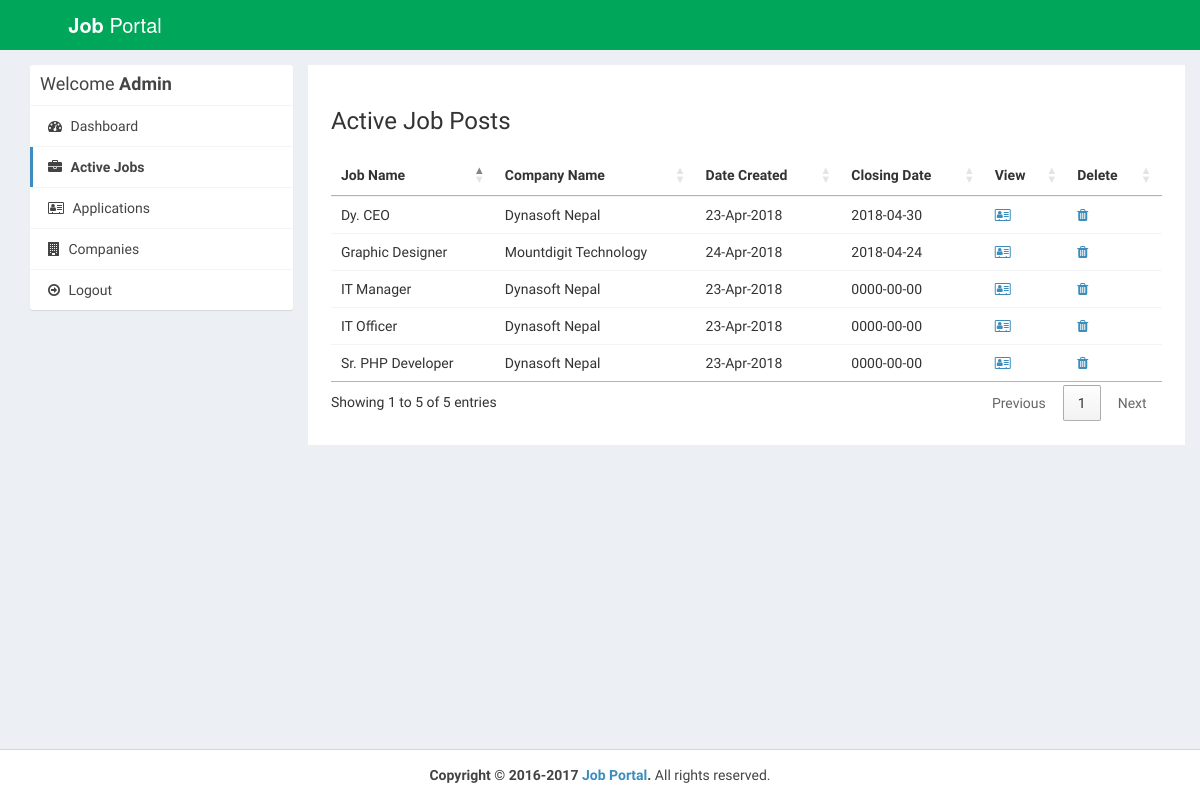
Before: /admin/active-jobs.php (signed in) with the older database file.
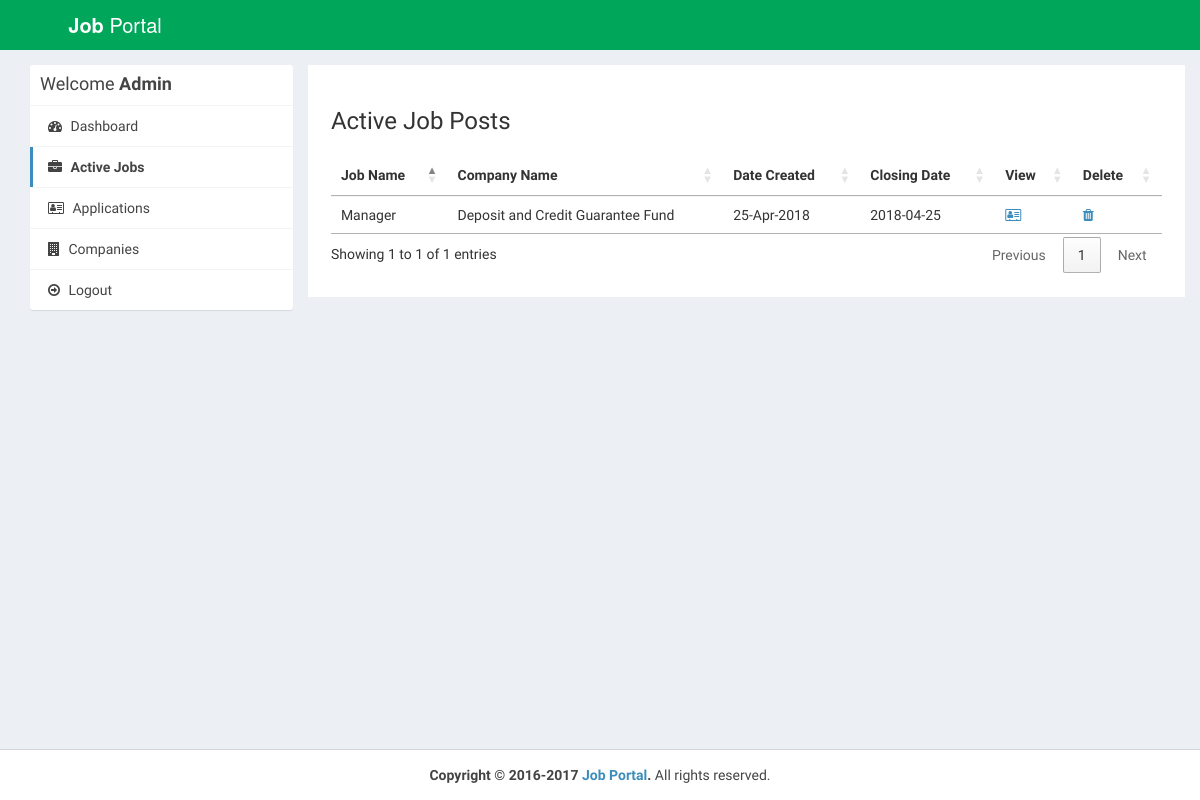
After: the same page with the newer database file.
### tables this page shows
CREATE TABLE IF NOT EXISTS `job_post` (
  `id_jobpost` int(11) NOT NULL AUTO_INCREMENT,
  `id_company` int(11) NOT NULL,
  `jobtitle` varchar(255) NOT NULL,
  `jobcategory` varchar(255) NOT NULL,
  `joblevel` int(11) NOT NULL,
  `jobnum` int(11) NOT NULL,
  `jobtype` int(11) NOT NULL,
  `description` text NOT NULL,
  `minimumsalary` varchar(255) NOT NULL,
  `maximumsalary` varchar(255) NOT NULL,
  `experience` varchar(255) NOT NULL,
  `qualification` varchar(255) NOT NULL,
  `createdat` timestamp NOT NULL DEFAULT CURRENT_TIMESTAMP,
  `closingdate` date NOT NULL DEFAULT '0000-00-00',
  PRIMARY KEY (`id_jobpost`)
);

CREATE TABLE IF NOT EXISTS `company` (
  `id_company` int(11) NOT NULL AUTO_INCREMENT,
  `name` varchar(255) NOT NULL,
  `companyname` varchar(255) NOT NULL,
  `country` varchar(255) NOT NULL,
  `state` varchar(255) NOT NULL,
  `city` varchar(255) NOT NULL,
  `contactno` varchar(255) NOT NULL,
  `website` varchar(255) NOT NULL,
  `email` varchar(255) NOT NULL,
  `password` varchar(255) NOT NULL,
  `aboutme` varchar(255) DEFAULT NULL,
  `logo` varchar(255) NOT NULL,
  `createdAt` timestamp NOT NULL DEFAULT CURRENT_TIMESTAMP,
  `active` int(11) NOT NULL DEFAULT '2',
  PRIMARY KEY (`id_company`),
  UNIQUE KEY `email` (`email`)
);

### admin/active-jobs.php (the view, shortened to what this page needs)
<?php
require_once("../db.php");
?>
<!DOCTYPE html>
<html>
<head>
  <link rel="stylesheet" href="https://cdnjs.cloudflare.com/ajax/libs/twitter-bootstrap/3.3.7/css/bootstrap.min.css">
  <link rel="stylesheet" href="https://cdnjs.cloudflare.com/ajax/libs/font-awesome/4.7.0/css/font-awesome.min.css">
  <link rel="stylesheet" href="https://cdnjs.cloudflare.com/ajax/libs/ionicons/2.0.1/css/ionicons.min.css">
  <link rel="stylesheet" href="https://cdn.datatables.net/1.10.15/css/jquery.dataTables.min.css">
  <link rel="stylesheet" href="../css/AdminLTE.min.css">
  <link rel="stylesheet" href="../css/_all-skins.min.css">
  <link rel="stylesheet" href="../css/custom.css">
</head>
<body class="hold-transition skin-green sidebar-mini">
<div class="wrapper">
  <header class="main-header">
    <a href="index.php" class="logo logo-bg">
      <span class="logo-lg"><b>Job</b> Portal</span>
    </a>
    <nav class="navbar navbar-static-top">
    </nav>
  </header>
  <div class="content-wrapper" style="margin-left: 0px;">
    <section id="candidates" class="content-header">
      <div class="container">
        <div class="row">
          <div class="col-md-3">
            <div class="box box-solid">
              <div class="box-header with-border">
                <h3 class="box-title">Welcome <b>Admin</b></h3>
              </div>
              <div class="box-body no-padding">
                <ul class="nav nav-pills nav-stacked">
                  <li><a href="dashboard.php"><i class="fa fa-dashboard"></i> Dashboard</a></li>
                  <li class="active"><a href="active-jobs.php"><i class="fa fa-briefcase"></i> Active Jobs</a></li>
                  <li><a href="applications.php"><i class="fa fa-address-card-o"></i> Applications</a></li>
                  <li><a href="companies.php"><i class="fa fa-building"></i> Companies</a></li>
                  <li><a href="../logout.php"><i class="fa fa-arrow-circle-o-right"></i> Logout</a></li>
                </ul>
              </div>
            </div>
          </div>
          <div class="col-md-9 bg-white padding-2">
            <h3>Active Job Posts</h3>
            <div class="row margin-top-20">
              <div class="col-md-12">
                <div class="box-body table-responsive no-padding">
                  <table id="example2" class="table table-hover">
                    <thead>
                      <th>Job Name</th>
                      <th>Company Name</th>
                      <th>Date Created</th>
                      <th>Closing Date</th>
                      <th>View</th>
                      <th>Delete</th>
                    </thead>
                    <tbody>
                      <?php
                      $sql = "SELECT job_post.*, company.companyname FROM job_post INNER JOIN company ON job_post.id_company=company.id_company";
                      $result = $conn->query($sql);
                      if($result->num_rows > 0) {
                        while($row = $result->fetch_assoc()) {
                      ?>
                      <tr>
                        <td><?php echo $row['jobtitle']; ?></td>
                        <td><?php echo $row['companyname']; ?></td>
                        <td><?php echo date("d-M-Y", strtotime($row['createdat'])); ?></td>
                        <td><?php echo $row['closingdate']; ?></td>
                        <td><a href="view-job-post.php?id=<?php echo $row['id_jobpost']; ?>"><i class="fa fa-address-card-o"></i></a></td>
                        <td><a href="delete-job-post.php?id=<?php echo $row['id_jobpost']; ?>"><i class="fa fa-trash"></i></a></td>
                      </tr>
                            <?php
                        }
                      }
                    ?>
                    </tbody>
                  </table>
                </div>
              </div>
            </div>
          </div>
        </div>
      </div>
    </section>
  </div>
  <footer class="main-footer" style="margin-left: 0px;">
    <div class="text-center">
      <strong>Copyright &copy; 2016-2017 <a href="learningfromscratch.online">Job Portal</a>.</strong> All rights
    reserved.
    </div>
  </footer>
</div>
</body>
</html>

Changed rows visible on the page:
removed job_post: jobtitle "IT Manager", id_company.companyname "Dynasoft Nepal", createdat "23-Apr-2018", closingdate "0000-00-00"
removed job_post: jobtitle "Sr. PHP Developer", id_company.companyname "Dynasoft Nepal", createdat "23-Apr-2018", closingdate "0000-00-00"
removed job_post: jobtitle "IT Officer", id_company.companyname "Dynasoft Nepal", createdat "23-Apr-2018", closingdate "0000-00-00"
removed job_post: jobtitle "Dy. CEO", id_company.companyname "Dynasoft Nepal", createdat "23-Apr-2018", closingdate "2018-04-30"
removed job_post: jobtitle "Graphic Designer", id_company.companyname "Mountdigit Technology", createdat "24-Apr-2018", closingdate "2018-04-24"
added job_post: jobtitle "Manager", id_company.companyname "Deposit and Credit Guarantee Fund", createdat "25-Apr-2018", closingdate "2018-04-25"
Other visible differences:
text written by a page script: "Showing 1 to 5 of 5 entries Previous 1 Next" → "Showing 1 to 1 of 1 entries Previous 1 Next"
